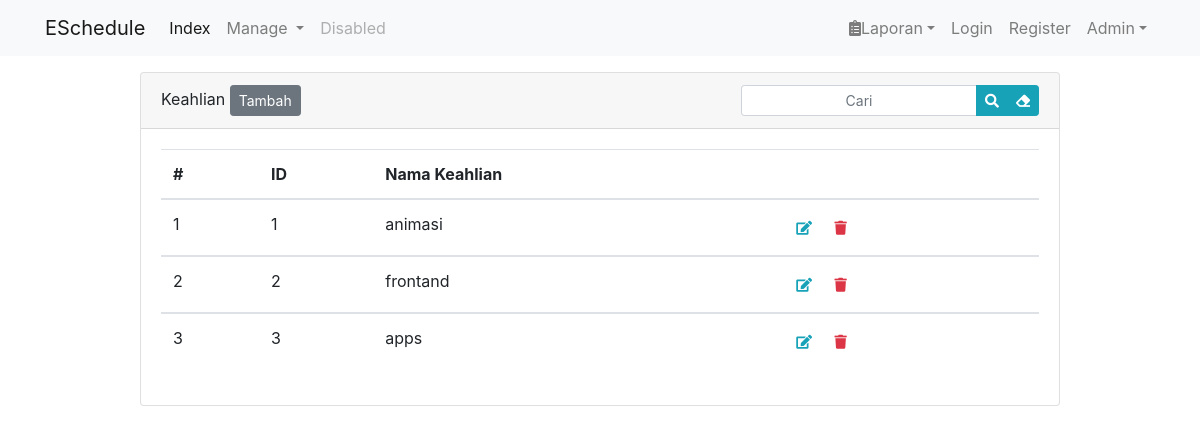
Screenshot of /admin-keahlian.php with the database file from the repository.
### tables this page shows
CREATE TABLE `tbl_keahlian` (
  `id_keahlian` int(11) NOT NULL,
  `nama_keahlian` varchar(30) NOT NULL
);

### fungsi/fungsi-keahlian.php (called while the page is built, shortened)
<?php
function tampilKeahlian()
{
    global $conn;
    $query = "SELECT * FROM tbl_keahlian";
    $res   = mysqli_query($conn, $query);
    $row   = [];
    while ($rows = mysqli_fetch_assoc($res)) {
        $row[] = $rows;
    }
    return $row;
}

### admin-keahlian.php (the view, shortened to what this page needs)
<!DOCTYPE html>
<html lang="en">
<head>
    <link href="assets/libs/bootstrap/css/bootstrap.min.css" rel="stylesheet" />
    <link rel="stylesheet" href="assets/css/app.css">
    <link rel="stylesheet" href="assets/libs/fontawesome/css/all.min.css">
</head>
<body>
    <nav class="navbar navbar-expand-md navbar-light fixed-top bg-light">
        <div class="container">
            <a class="navbar-brand" href="index.php">ESchedule</a>
            <div class="collapse navbar-collapse" id="navbarCollapse">
                <ul class="navbar-nav mr-auto">
                    <li class="nav-item active">
                        <a class="nav-link" href="index.php">Index <span class="sr-only">(current)</span></a>
                    </li>
                    <li class="nav-item dropdown">
                        <a class="nav-link dropdown-toggle" href="#" id="dropdown--1" data-toggle="dropdown" aria-haspopup="true" aria-expanded="false">Manage </a>
                    </li>
                    <li class="nav-item">
                        <a class="nav-link disabled" href="#" tabindex="-1" aria-disabled="true">Disabled</a>
                    </li>
                </ul>
                <ul class="navbar-nav">
                    <li class="nav-item dropdown">
                        <a href="#" class="nav-link dropdown-toggle" id="dropdown--2" data-toggle="dropdown" aria-haspopup="true" aria-expanded="false"><i class="fas fa-clipboard-list"></i>Laporan</a>
                    </li>
                    <li class="nav-item">
                        <a href="login.php" class="nav-link">Login</a>
                    </li>
                    <li class="nav-item">
                        <a href="register.php" class="nav-link">Register</a>
                    </li>
                    <li class="nav-item dropdown">
                        <a class="nav-link dropdown-toggle" href="#" id="dropdown--3" data-toggle="dropdown" aria-haspopup="true" aria-expanded="false">Admin</a>
                    </li>
                </ul>
            </div>
        </div>
    </nav>
    <main role="main" class="container">
        <div class="row">
            <div class="col-md-10 mx-auto">
                <div class="card">
                    <div class="card-header">
                        <span>Keahlian</span>
                        <a href="admin-keahlian-form.php" class="btn btn-sm btn-secondary">Tambah</a>
                        <div class="float-right">
                            <form action="#">
                                <div class="input-group">
                                    <input type="text" name="keyword" class="form-control form-control-sm text-center" placeholder="Cari">
                                    <div class="input-group-append">
                                        <button class="btn btn-info btn-sm" type="submit">
                                            <i class="fas fa-search"></i>
                                        </button>
                                        <a href="#" class="btn btn-info btn-sm">
                                            <i class="fas fa-eraser"></i>
                                        </a>
                                    </div>
                                </div>
                            </form>
                        </div>
                    </div>
                    <div class="card-body">
                        <table class="table">
                            <thead>
                                <tr>
                                    <th scope="col">#</th>
                                    <th scope="col">ID</th>
                                    <th scope="col">Nama Keahlian</th>
                                    <th scope="col"></th>
                                </tr>
                            </thead>
                            <?php
                            $no = 1;
                            $data = tampilKeahlian();
                            ksort($data);
                            foreach ($data as $row) : ?>
                                <tbody>
                                    <tr>
                                        <td><?php echo $no++; ?></td>
                                        <td><?php echo $row['id_keahlian'] ?></td>
                                        <td><?php echo $row['nama_keahlian'] ?></td>
                                        <td>
                                            <a href="#">
                                                <button class="btn btn-sm">
                                                    <i class="fas fa-edit text-info"></i>
                                                </button>
                                            </a>
                                            <span>
                                                <a href="admin-hapus-keahlian.php?id_keahlian=<?php echo ($row['id_keahlian']); ?>">
                                                    <button class="btn btn-sm" type="submit" onclick="return confirm('Are You Sure?')">
                                                        <i class="fas fa-trash text-danger"></i>
                                                    </button>
                                                </a>
                                            </span>
                                        </td>
                                    </tr>
                                </tbody>
                            <?php endforeach; ?>
                        </table>
                    </div>
                </div>
            </div>
        </div>
    </main>
</body>
</html>

### assets/css/app.css (style rules this page uses)
body { min-height: 75rem; padding-top: 4.5rem; }

### rows the page displays
tbl_keahlian: id_keahlian "1", nama_keahlian "animasi"
tbl_keahlian: id_keahlian "2", nama_keahlian "frontand"
tbl_keahlian: id_keahlian "3", nama_keahlian "apps"
